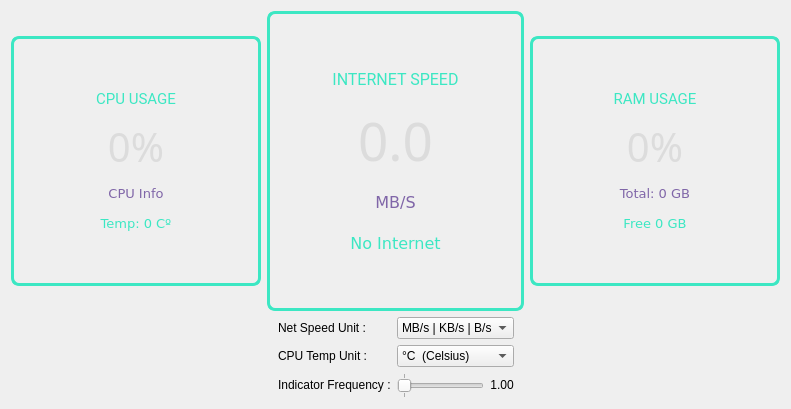
               <widget class="QWidget" name="stackedWidgetPage5">
                <layout class="QVBoxLayout" name="verticalLayout_18">
                 <item>
                  <layout class="QHBoxLayout" name="horizontalLayout_6">
                   <item>
                    <widget class="QFrame" name="frame_circle_7">
                     <property name="minimumSize">
                      <size>
                       <width>250</width>
                       <height>250</height>
                      </size>
                     </property>
                     <property name="maximumSize">
                      <size>
                       <width>250</width>
                       <height>250</height>
                      </size>
                     </property>
                     <property name="styleSheet">
                      <string notr="true">QFrame{
	border: 3px solid rgb(60, 231, 195);
	border-radius: 8px;
}
QFrame:hover {
	border: 3px solid rgb(105, 95, 148);
}</string>
                     </property>
                     <property name="frameShape">
                      <enum>QFrame::StyledPanel</enum>
                     </property>
                     <property name="frameShadow">
                      <enum>QFrame::Raised</enum>
                     </property>
                     <layout class="QVBoxLayout" name="verticalLayout_26">
                      <property name="spacing">
                       <number>10</number>
                      </property>
                      <property name="leftMargin">
                       <number>10</number>
                      </property>
                      <property name="topMargin">
                       <number>50</number>
                      </property>
                      <property name="rightMargin">
                       <number>10</number>
                      </property>
                      <property name="bottomMargin">
                       <number>50</number>
                      </property>
                      <item>
                       <widget class="QLabel" name="label_cpu_3">
                        <property name="font">
                         <font>
                          <family>Roboto</family>
                          <pointsize>11</pointsize>
                         </font>
                        </property>
                        <property name="styleSheet">
                         <string notr="true">border: none;
color: rgb(60, 231, 195);</string>
                        </property>
                        <property name="text">
                         <string>CPU USAGE</string>
                        </property>
                        <property name="alignment">
                         <set>Qt::AlignCenter</set>
                        </property>
                       </widget>
                      </item>
                      <item>
                       <widget class="QLabel" name="cpu_usage_3">
                        <property name="font">
                         <font>
                          <family>Sans Serif</family>
                          <pointsize>30</pointsize>
                         </font>
                        </property>
                        <property name="styleSheet">
                         <string notr="true">border: none;
color: rgb(220,220,220);</string>
                        </property>
                        <property name="text">
                         <string>0%</string>
                        </property>
                        <property name="alignment">
                         <set>Qt::AlignCenter</set>
                        </property>
                       </widget>
                      </item>
                      <item>
                       <widget class="QLabel" name="label_40">
                        <property name="font">
                         <font>
                          <family>DejaVu Sans</family>
                          <pointsize>10</pointsize>
                         </font>
                        </property>
                        <property name="styleSheet">
                         <string notr="true">border: none;
 color: rgb(128, 102, 168);</string>
                        </property>
                        <property name="text">
                         <string>CPU Info</string>
                        </property>
                        <property name="alignment">
                         <set>Qt::AlignCenter</set>
                        </property>
                       </widget>
                      </item>
                      <item>
                       <widget class="QLabel" name="cpu_temp_3">
                        <property name="font">
                         <font>
                          <family>DejaVu Sans</family>
                          <pointsize>10</pointsize>
                         </font>
                        </property>
                        <property name="styleSheet">
                         <string notr="true">border: none;
color: rgb(60, 231, 195);</string>
                        </property>
                        <property name="text">
                         <string>Temp: 0 Cº</string>
                        </property>
                        <property name="alignment">
                         <set>Qt::AlignCenter</set>
                        </property>
                       </widget>
                      </item>
                     </layout>
                    </widget>
                   </item>
                   <item>
                    <widget class="QFrame" name="frame_circle_8">
                     <property name="minimumSize">
                      <size>
                       <width>257</width>
                       <height>300</height>
                      </size>
                     </property>
                     <property name="maximumSize">
                      <size>
                       <width>300</width>
                       <height>300</height>
                      </size>
                     </property>
                     <property name="styleSheet">
                      <string notr="true">QFrame{
	border: 3px solid rgb(60, 231, 195);
	border-radius: 8px;
}
QFrame:hover {
	border: 3px solid rgb(105, 95, 148);
}</string>
                     </property>
                     <property name="frameShape">
                      <enum>QFrame::StyledPanel</enum>
                     </property>
                     <property name="frameShadow">
                      <enum>QFrame::Raised</enum>
                     </property>
                     <layout class="QVBoxLayout" name="verticalLayout_27">
                      <property name="spacing">
                       <number>10</number>
                      </property>
                      <property name="leftMargin">
                       <number>10</number>
                      </property>
                      <property name="topMargin">
                       <number>50</number>
                      </property>
                      <property name="rightMargin">
                       <number>10</number>
                      </property>
                      <property name="bottomMargin">
                       <number>50</number>
                      </property>
                      <item>
                       <widget class="QLabel" name="label_internet_3">
                        <property name="font">
                         <font>
                          <family>Roboto</family>
                          <pointsize>12</pointsize>
                         </font>
                        </property>
                        <property name="styleSheet">
                         <string notr="true">border: none;
color: rgb(60, 231, 195);</string>
                        </property>
                        <property name="text">
                         <string>INTERNET SPEED</string>
                        </property>
                        <property name="alignment">
                         <set>Qt::AlignCenter</set>
                        </property>
                       </widget>
                      </item>
                      <item>
                       <widget class="QLabel" name="internet_speed_3">
                        <property name="font">
                         <font>
                          <family>Sans Serif</family>
                          <pointsize>40</pointsize>
                         </font>
                        </property>
                        <property name="styleSheet">
                         <string notr="true">border: none;
color: rgb(220,220,220);</string>
                        </property>
                        <property name="text">
                         <string>0.0</string>
                        </property>
                        <property name="alignment">
                         <set>Qt::AlignCenter</set>
                        </property>
                       </widget>
                      </item>
                      <item>
                       <widget class="QLabel" name="internet_unit_3">
                        <property name="font">
                         <font>
                          <family>DejaVu Sans</family>
                          <pointsize>12</pointsize>
                         </font>
                        </property>
                        <property name="styleSheet">
                         <string notr="true">border: none;
 color: rgb(128, 102, 168);</string>
                        </property>
                        <property name="text">
                         <string>MB/S</string>
                        </property>
                        <property name="alignment">
                         <set>Qt::AlignCenter</set>
                        </property>
                       </widget>
                      </item>
                      <item>
                       <widget class="QLabel" name="internet_connection_3">
                        <property name="font">
                         <font>
                          <family>DejaVu Sans</family>
                          <pointsize>12</pointsize>
                         </font>
                        </property>
                        <property name="styleSheet">
                         <string notr="true">border: none;
color: rgb(60, 231, 195);</string>
                        </property>
                        <property name="text">
                         <string>No Internet</string>
                        </property>
                        <property name="alignment">
                         <set>Qt::AlignCenter</set>
                        </property>
                       </widget>
                      </item>
                     </layout>
                    </widget>
                   </item>
                   <item>
                    <widget class="QFrame" name="frame_circle_9">
                     <property name="minimumSize">
                      <size>
                       <width>250</width>
                       <height>250</height>
                      </size>
                     </property>
                     <property name="maximumSize">
                      <size>
                       <width>250</width>
                       <height>250</height>
                      </size>
                     </property>
                     <property name="styleSheet">
                      <string notr="true">QFrame{
	border: 3px solid rgb(60, 231, 195);
	border-radius: 8px;
}
QFrame:hover {
	border: 3px solid rgb(105, 95, 148);
}</string>
                     </property>
                     <property name="frameShape">
                      <enum>QFrame::StyledPanel</enum>
                     </property>
                     <property name="frameShadow">
                      <enum>QFrame::Raised</enum>
                     </property>
                     <layout class="QVBoxLayout" name="verticalLayout_28">
                      <property name="spacing">
                       <number>10</number>
                      </property>
                      <property name="leftMargin">
                       <number>10</number>
                      </property>
                      <property name="topMargin">
                       <number>50</number>
                      </property>
                      <property name="rightMargin">
                       <number>10</number>
                      </property>
                      <property name="bottomMargin">
                       <number>50</number>
                      </property>
                      <item>
                       <widget class="QLabel" name="label_ram_3">
                        <property name="font">
                         <font>
                          <family>Roboto</family>
                          <pointsize>11</pointsize>
                         </font>
                        </property>
                        <property name="styleSheet">
                         <string notr="true">border: none;
color: rgb(60, 231, 195);</string>
                        </property>
                        <property name="text">
                         <string>RAM USAGE</string>
                        </property>
                        <property name="alignment">
                         <set>Qt::AlignCenter</set>
                        </property>
                       </widget>
                      </item>
                      <item>
                       <widget class="QLabel" name="ram_usage_3">
                        <property name="font">
                         <font>
                          <family>Sans Serif</family>
                          <pointsize>30</pointsize>
                         </font>
                        </property>
                        <property name="styleSheet">
                         <string notr="true">border: none;
color: rgb(220,220,220);</string>
                        </property>
                        <property name="text">
                         <string>0%</string>
                        </property>
                        <property name="alignment">
                         <set>Qt::AlignCenter</set>
                        </property>
                       </widget>
                      </item>
                      <item>
                       <widget class="QLabel" name="ram_total_3">
                        <property name="font">
                         <font>
                          <family>DejaVu Sans</family>
                          <pointsize>10</pointsize>
                         </font>
                        </property>
                        <property name="styleSheet">
                         <string notr="true">border: none;
 color: rgb(128, 102, 168);</string>
                        </property>
                        <property name="text">
                         <string>Total: 0 GB</string>
                        </property>
                        <property name="alignment">
                         <set>Qt::AlignCenter</set>
                        </property>
                       </widget>
                      </item>
                      <item>
                       <widget class="QLabel" name="ram_free_3">
                        <property name="font">
                         <font>
                          <family>DejaVu Sans</family>
                          <pointsize>10</pointsize>
                         </font>
                        </property>
                        <property name="styleSheet">
                         <string notr="true">border: none;
color: rgb(60, 231, 195);</string>
                        </property>
                        <property name="text">
                         <string>Free 0 GB</string>
                        </property>
                        <property name="alignment">
                         <set>Qt::AlignCenter</set>
                        </property>
                       </widget>
                      </item>
                     </layout>
                    </widget>
                   </item>
                  </layout>
                 </item>
                 <item>
                  <layout class="QGridLayout" name="gridLayout_12">
                   <item row="2" column="5">
                    <spacer name="horizontalSpacer_20">
                     <property name="orientation">
                      <enum>Qt::Horizontal</enum>
                     </property>
                     <property name="sizeType">
                      <enum>QSizePolicy::Expanding</enum>
                     </property>
                     <property name="sizeHint" stdset="0">
                      <size>
                       <width>130</width>
                       <height>20</height>
                      </size>
                     </property>
                    </spacer>
                   </item>
                   <item row="1" column="0">
                    <spacer name="horizontalSpacer_22">
                     <property name="orientation">
                      <enum>Qt::Horizontal</enum>
                     </property>
                     <property name="sizeType">
                      <enum>QSizePolicy::Expanding</enum>
                     </property>
                     <property name="sizeHint" stdset="0">
                      <size>
                       <width>40</width>
                       <height>20</height>
                      </size>
                     </property>
                    </spacer>
                   </item>
                   <item row="0" column="2" colspan="3">
                    <widget class="QComboBox" name="comboBox_speed_unit">
                     <property name="sizePolicy">
                      <sizepolicy hsizetype="Preferred" vsizetype="Fixed">
                       <horstretch>0</horstretch>
                       <verstretch>0</verstretch>
                      </sizepolicy>
                     </property>
                     <property name="minimumSize">
                      <size>
                       <width>0</width>
                       <height>0</height>
                      </size>
                     </property>
                     <property name="styleSheet">
                      <string notr="true"/>
                     </property>
                     <item>
                      <property name="text">
                       <string>MB/s | KB/s | B/s</string>
                      </property>
                      <property name="icon">
                       <iconset resource="../resource.qrc">
                        <normaloff>:/myresource/resource/icons8-expand-arrow-100.png</normaloff>:/myresource/resource/icons8-expand-arrow-100.png</iconset>
                      </property>
                     </item>
                     <item>
                      <property name="text">
                       <string>mb/s | kb/s | b/s</string>
                      </property>
                      <property name="icon">
                       <iconset resource="../resource.qrc">
                        <normaloff>:/myresource/resource/icons8-expand-arrow-100.png</normaloff>:/myresource/resource/icons8-expand-arrow-100.png</iconset>
                      </property>
                     </item>
                    </widget>
                   </item>
                   <item row="0" column="1">
                    <widget class="QLabel" name="label_20">
                     <property name="sizePolicy">
                      <sizepolicy hsizetype="Preferred" vsizetype="Fixed">
                       <horstretch>0</horstretch>
                       <verstretch>0</verstretch>
                      </sizepolicy>
                     </property>
                     <property name="layoutDirection">
                      <enum>Qt::LeftToRight</enum>
                     </property>
                     <property name="styleSheet">
                      <string notr="true"/>
                     </property>
                     <property name="text">
                      <string>Net Speed Unit :  </string>
                     </property>
                     <property name="alignment">
                      <set>Qt::AlignLeading|Qt::AlignLeft|Qt::AlignVCenter</set>
                     </property>
                    </widget>
                   </item>
                   <item row="2" column="1">
                    <widget class="QLabel" name="label_23">
                     <property name="sizePolicy">
                      <sizepolicy hsizetype="Preferred" vsizetype="Fixed">
                       <horstretch>0</horstretch>
                       <verstretch>0</verstretch>
                      </sizepolicy>
                     </property>
                     <property name="layoutDirection">
                      <enum>Qt::LeftToRight</enum>
                     </property>
                     <property name="autoFillBackground">
                      <bool>false</bool>
                     </property>
                     <property name="styleSheet">
                      <string notr="true"/>
                     </property>
                     <property name="text">
                      <string>Indicator Frequency :</string>
                     </property>
                     <property name="alignment">
                      <set>Qt::AlignLeading|Qt::AlignLeft|Qt::AlignVCenter</set>
                     </property>
                    </widget>
                   </item>
                   <item row="1" column="5">
                    <spacer name="horizontalSpacer_24">
                     <property name="orientation">
                      <enum>Qt::Horizontal</enum>
                     </property>
                     <property name="sizeType">
                      <enum>QSizePolicy::Expanding</enum>
                     </property>
                     <property name="sizeHint" stdset="0">
                      <size>
                       <width>130</width>
                       <height>20</height>
                      </size>
                     </property>
                    </spacer>
                   </item>
                   <item row="2" column="2" colspan="2">
                    <widget class="QSlider" name="horizontalSlider_freq">
                     <property name="sizePolicy">
                      <sizepolicy hsizetype="Preferred" vsizetype="Fixed">
                       <horstretch>0</horstretch>
                       <verstretch>0</verstretch>
                      </sizepolicy>
                     </property>
                     <property name="cursor">
                      <cursorShape>PointingHandCursor</cursorShape>
                     </property>
                     <property name="styleSheet">
                      <string notr="true"/>
                     </property>
                     <property name="minimum">
                      <number>1</number>
                     </property>
                     <property name="maximum">
                      <number>6</number>
                     </property>
                     <property name="singleStep">
                      <number>1</number>
                     </property>
                     <property name="orientation">
                      <enum>Qt::Horizontal</enum>
                     </property>
                     <property name="tickPosition">
                      <enum>QSlider::TicksBothSides</enum>
                     </property>
                    </widget>
                   </item>
                   <item row="0" column="5">
                    <spacer name="horizontalSpacer_25">
                     <property name="orientation">
                      <enum>Qt::Horizontal</enum>
                     </property>
                     <property name="sizeType">
                      <enum>QSizePolicy::Expanding</enum>
                     </property>
                     <property name="sizeHint" stdset="0">
                      <size>
                       <width>130</width>
                       <height>20</height>
                      </size>
                     </property>
                    </spacer>
                   </item>
                   <item row="2" column="4">
                    <widget class="QLabel" name="frequency_label">
                     <property name="sizePolicy">
                      <sizepolicy hsizetype="Fixed" vsizetype="Fixed">
                       <horstretch>0</horstretch>
                       <verstretch>0</verstretch>
                      </sizepolicy>
                     </property>
                     <property name="styleSheet">
                      <string notr="true"/>
                     </property>
                     <property name="text">
                      <string>1.00</string>
                     </property>
                     <property name="alignment">
                      <set>Qt::AlignCenter</set>
                     </property>
                    </widget>
                   </item>
                   <item row="1" column="2" colspan="3">
                    <widget class="QComboBox" name="comboBox_cpu_temp">
                     <property name="sizePolicy">
                      <sizepolicy hsizetype="Preferred" vsizetype="Fixed">
                       <horstretch>0</horstretch>
                       <verstretch>0</verstretch>
                      </sizepolicy>
                     </property>
                     <property name="minimumSize">
                      <size>
                       <width>0</width>
                       <height>0</height>
                      </size>
                     </property>
                     <property name="styleSheet">
                      <string notr="true"/>
                     </property>
                     <item>
                      <property name="text">
                       <string>°C  (Celsius)</string>
                      </property>
                      <property name="icon">
                       <iconset resource="../resource.qrc">
                        <normaloff>:/myresource/resource/icons8-expand-arrow-100.png</normaloff>:/myresource/resource/icons8-expand-arrow-100.png</iconset>
                      </property>
                     </item>
                     <item>
                      <property name="text">
                       <string>°F  (Fahrenheit)</string>
                      </property>
                      <property name="icon">
                       <iconset resource="../resource.qrc">
                        <normaloff>:/myresource/resource/icons8-expand-arrow-100.png</normaloff>:/myresource/resource/icons8-expand-arrow-100.png</iconset>
                      </property>
                     </item>
                    </widget>
                   </item>
                   <item row="0" column="0">
                    <spacer name="horizontalSpacer_2">
                     <property name="orientation">
                      <enum>Qt::Horizontal</enum>
                     </property>
                     <property name="sizeType">
                      <enum>QSizePolicy::Expanding</enum>
                     </property>
                     <property name="sizeHint" stdset="0">
                      <size>
                       <width>40</width>
                       <height>20</height>
                      </size>
                     </property>
                    </spacer>
                   </item>
                   <item row="1" column="1">
                    <widget class="QLabel" name="label_45">
                     <property name="sizePolicy">
                      <sizepolicy hsizetype="Preferred" vsizetype="Fixed">
                       <horstretch>0</horstretch>
                       <verstretch>0</verstretch>
                      </sizepolicy>
                     </property>
                     <property name="layoutDirection">
                      <enum>Qt::LeftToRight</enum>
                     </property>
                     <property name="styleSheet">
                      <string notr="true"/>
                     </property>
                     <property name="text">
                      <string>CPU Temp Unit :  </string>
                     </property>
                     <property name="alignment">
                      <set>Qt::AlignLeading|Qt::AlignLeft|Qt::AlignVCenter</set>
                     </property>
                    </widget>
                   </item>
                   <item row="2" column="0">
                    <spacer name="horizontalSpacer_5">
                     <property name="orientation">
                      <enum>Qt::Horizontal</enum>
                     </property>
                     <property name="sizeType">
                      <enum>QSizePolicy::Expanding</enum>
                     </property>
                     <property name="sizeHint" stdset="0">
                      <size>
                       <width>40</width>
                       <height>20</height>
                      </size>
                     </property>
                    </spacer>
                   </item>
                  </layout>
                 </item>
                </layout>
               </widget>
